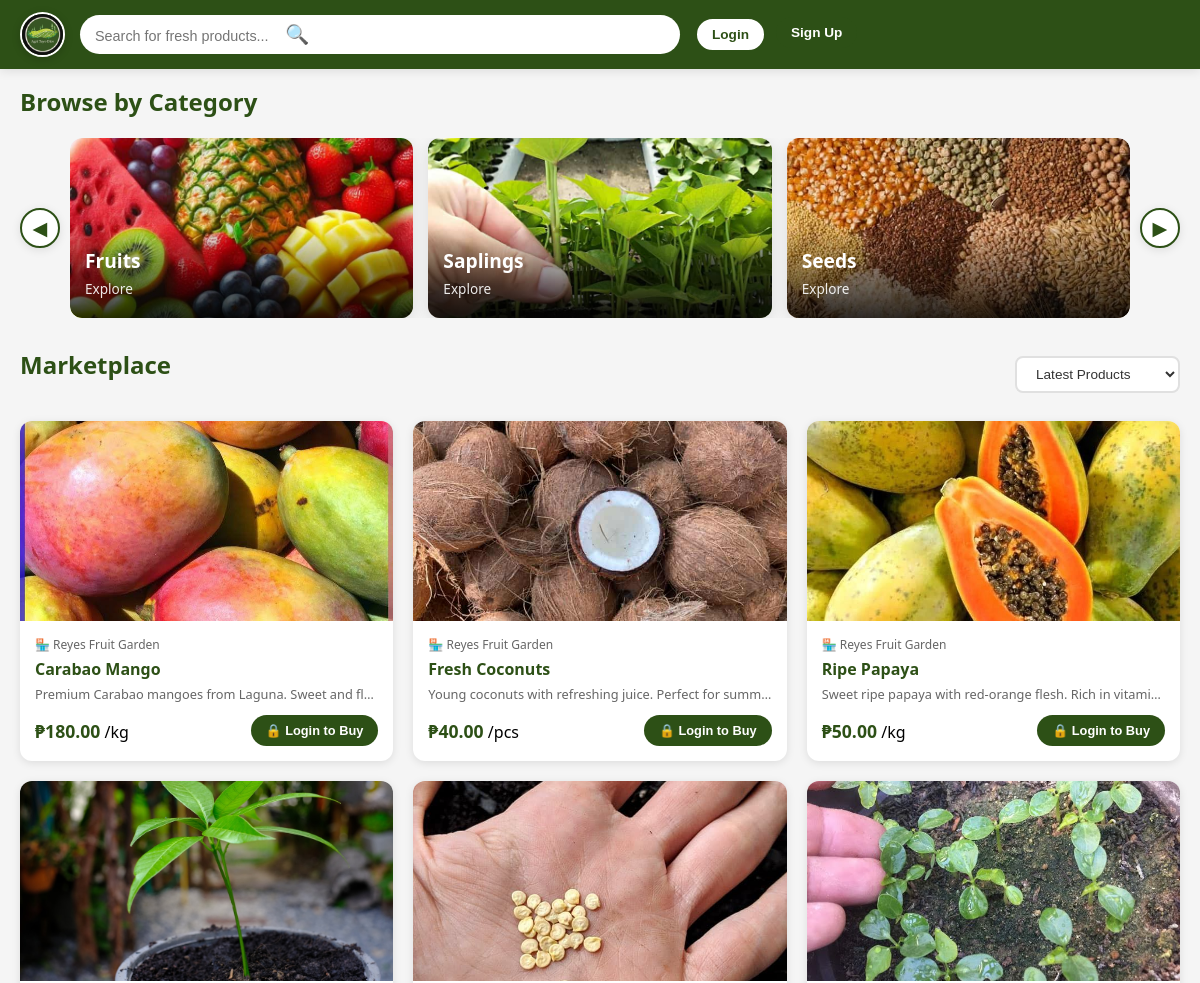
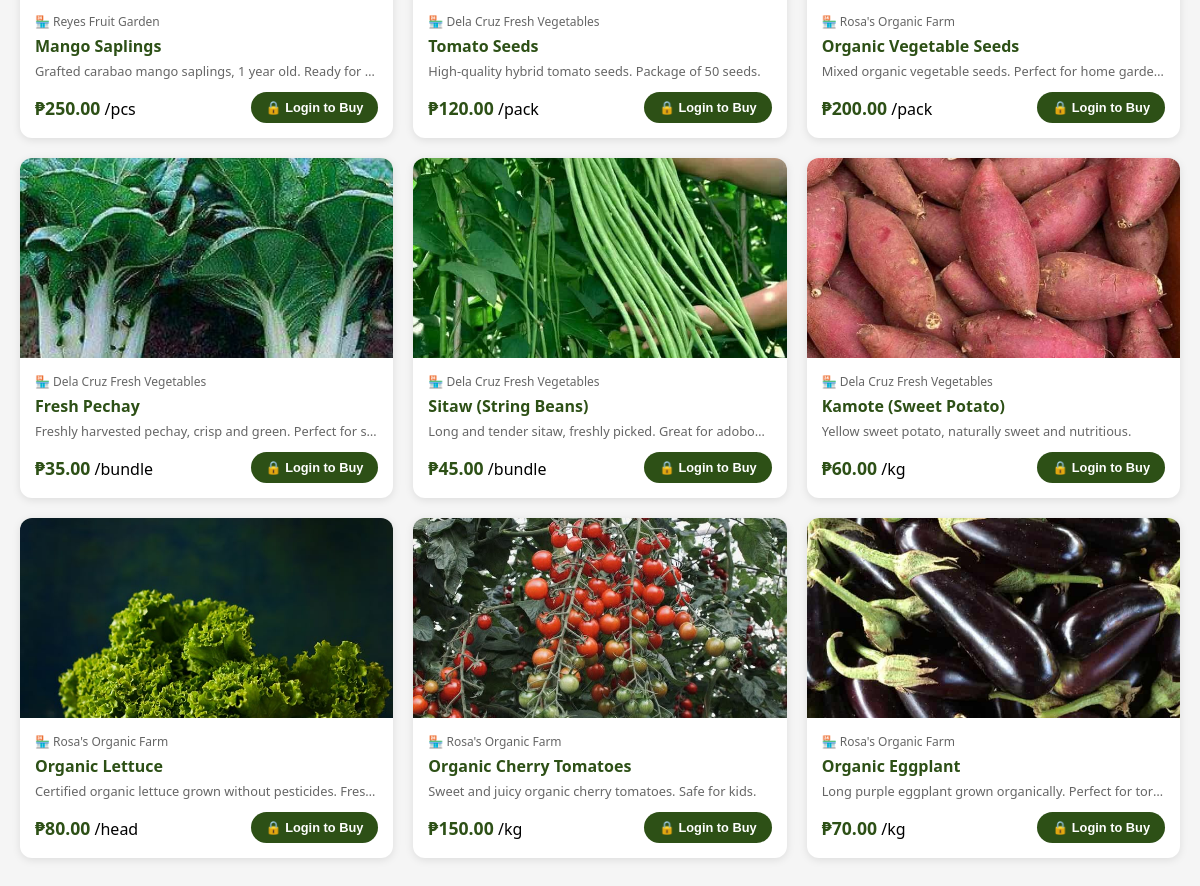
The page /public/marketplace on the database its author committed (2 pictures, top to bottom).
### tables this page shows
CREATE TABLE `categories` (
  `categoryID` int(11) NOT NULL,
  `category` varchar(100) NOT NULL,
  `image_url` varchar(500) DEFAULT NULL
);

CREATE TABLE `products` (
  `productID` int(11) NOT NULL,
  `shopID` int(11) DEFAULT NULL,
  `sellerID` int(11) NOT NULL,
  `categoryID` int(11) NOT NULL,
  `product_name` varchar(100) NOT NULL,
  `description` text DEFAULT NULL,
  `price` decimal(10,2) NOT NULL,
  `stock_quantity` int(11) NOT NULL DEFAULT 0,
  `reserved_quantity` int(11) DEFAULT 0,
  `low_stock_threshold` int(11) DEFAULT 5,
  `unit` varchar(50) DEFAULT NULL,
  `is_available` tinyint(1) DEFAULT 1,
  `created_at` timestamp NOT NULL DEFAULT current_timestamp(),
  `updated_at` timestamp NOT NULL DEFAULT current_timestamp() ON UPDATE current_timestamp()
);

CREATE TABLE `product_images` (
  `imageID` int(11) NOT NULL,
  `productID` int(11) NOT NULL,
  `image_path` varchar(500) NOT NULL,
  `is_main` tinyint(1) DEFAULT 0,
  `image_order` tinyint(1) DEFAULT 1,
  `file_size_kb` int(11) DEFAULT NULL,
  `uploaded_at` timestamp NOT NULL DEFAULT current_timestamp()
);

CREATE TABLE `shops` (
  `shopID` int(11) NOT NULL,
  `sellerID` int(11) NOT NULL,
  `shop_name` varchar(255) NOT NULL,
  `shop_slug` varchar(255) NOT NULL,
  `shop_description` text DEFAULT NULL,
  `shop_logo` varchar(500) DEFAULT NULL,
  `shop_banner` varchar(500) DEFAULT NULL,
  `farm_location` text DEFAULT NULL,
  `business_hours` varchar(255) DEFAULT NULL,
  `contact_number` varchar(20) DEFAULT NULL,
  `rating` decimal(3,2) DEFAULT 0.00,
  `total_products` int(11) DEFAULT 0,
  `total_orders` int(11) DEFAULT 0,
  `total_reviews` int(11) DEFAULT 0,
  `balance` decimal(10,2) DEFAULT 0.00,
  `total_earned` decimal(10,2) DEFAULT 0.00,
  `total_withdrawn` decimal(10,2) DEFAULT 0.00,
  `atm_card_number` varchar(50) DEFAULT NULL,
  `atm_card_issued_at` timestamp NULL DEFAULT NULL,
  `is_verified` tinyint(1) DEFAULT 0,
  `is_active` tinyint(1) DEFAULT 1,
  `created_at` timestamp NOT NULL DEFAULT current_timestamp(),
  `updated_at` timestamp NOT NULL DEFAULT current_timestamp() ON UPDATE current_timestamp()
);

### app/models/Category.php (called while the page is built, shortened)
<?php
class Category
{
    private $conn;
    private $table = 'categories';
    public function __construct()
    {
        $database = new Database();
        $this->conn = $database->connect();
    }
    public function getAllCategories()
    {
        $query = "SELECT * FROM {$this->table} ORDER BY category ASC";
        $stmt = $this->conn->query($query);
        return $stmt->fetchAll(PDO::FETCH_ASSOC);
    }
}

### config/database.php (called while the page is built)
<?php
class Database
{
    private $host = "localhost";
    private $user = "root";
    private $pass = "";
    private $dbname = "agri_db";
    private $conn;
    public function connect()
    {
        if ($this->conn === null) {
            try {
                $dsn = "mysql:host={$this->host};dbname={$this->dbname};charset=utf8mb4";
                $this->conn = new PDO($dsn, $this->user, $this->pass);
                $this->conn->setAttribute(PDO::ATTR_ERRMODE, PDO::ERRMODE_EXCEPTION);
            } catch (PDOException $e) {
                die("Database Error: " . $e->getMessage());
            }
        }
        return $this->conn;
    }
}

### app/models/Product.php (called while the page is built, shortened)
<?php
require_once __DIR__ . '/../../config/database.php';
class Product
{
    private $conn;
    private $table = 'products';
    private $imagesTable = 'product_images';
    public function __construct()
    {
        $database = new Database();
        $this->conn = $database->connect();
    }
    public function getAllProducts($filters = [], $limit = 20, $offset = 0)
    {
        $query = "SELECT p.*,
                        c.category,
                        s.shop_name, s.shop_slug,
                        pi.image_path as main_image,
                        (p.stock_quantity - p.reserved_quantity) as available_stock
                FROM {$this->table} p
                JOIN categories c ON p.categoryID = c.categoryID
                JOIN shops s ON p.shopID = s.shopID
                LEFT JOIN {$this->imagesTable} pi ON p.productID = pi.productID AND pi.is_main = 1
                WHERE p.is_available = 1";
        $params = [];
        if (!empty($filters['in_stock'])) {
            $query .= " AND (p.stock_quantity - p.reserved_quantity) > 0";
        }
        $sortOptions = [
            'newest' => 'p.created_at DESC',
            'price_low' => 'p.price ASC',
            'price_high' => 'p.price DESC',
            'name' => 'p.product_name ASC'
        ];
        $sortBy = $filters['sort'] ?? 'newest';
        $query .= " ORDER BY " . ($sortOptions[$sortBy] ?? $sortOptions['newest']);
        $query .= " LIMIT ? OFFSET ?";
        $stmt = $this->conn->prepare($query);
        $stmt->bindValue(count($params) + 1, $limit, PDO::PARAM_INT);
        $stmt->bindValue(count($params) + 2, $offset, PDO::PARAM_INT);
        $stmt->execute();
        return $stmt->fetchAll(PDO::FETCH_ASSOC);
    }
}
?>

### app/views/marketplace/marketplace.php (the view, shortened to what this page needs)
<?php
require_once __DIR__ . '/../../../config/config.php';
require_once __DIR__ . '/../../../config/database.php';
require_once __DIR__ . '/../../models/Product.php';
require_once __DIR__ . '/../../models/Category.php';
$isLoggedIn = isset($_SESSION['logged_in']) && $_SESSION['logged_in'];
$productModel = new Product();
$categoryModel = new Category();
$filters = [
    'search' => $_GET['search'] ?? null,
    'categoryID' => $_GET['category'] ?? null,
    'min_price' => $_GET['min_price'] ?? null,
    'max_price' => $_GET['max_price'] ?? null,
    'in_stock' => true,
    'sort' => $_GET['sort'] ?? 'newest'
];
$filters = array_filter($filters, function($value) {
    return $value !== null && $value !== '';
});
$limit = 20;
$page = isset($_GET['page']) ? max(1, (int)$_GET['page']) : 1;
$offset = ($page - 1) * $limit;
try {
    $products = $productModel->getAllProducts($filters, $limit, $offset);
    $categories = $categoryModel->getAllCategories();
} catch (Exception $e) {
    error_log("❌ Marketplace error: " . $e->getMessage());
    $products = [];
    $categories = [];
}
$pageTitle = 'Marketplace';
?>
<!DOCTYPE html>
<html lang="en">
<head>
    <link rel="stylesheet" href="<?php echo BASE_URL; ?>css/responsive.css">
    <link rel="stylesheet" href="<?php echo BASE_URL; ?>css/marketplace/marketplace.css">
</head>
<body>
    <?php if ($isLoggedIn): ?>
        <?php include __DIR__ . '/topmarketnav.php'; ?>
    <?php else: ?>
        <nav class="top-navbar">
            <div class="logo-wrapper">
                <img src="<?php echo BASE_URL; ?>images/logo.jpg" alt="Agri Tayo Rito Logo">
            </div>
            <div class="search-container">
                <form method="GET" action="<?php echo BASE_URL; ?>marketplace" id="searchForm">
                    <input type="text"
                           name="search"
                           placeholder="Search for fresh products..."
                           class="search-input"
                           id="searchInput"
                           value="<?php echo htmlspecialchars($filters['search'] ?? ''); ?>">
                    <button type="submit" class="search-btn" title="Search">🔍</button>
                </form>
            </div>
            <div class="navbar-actions">
                <a href="<?php echo BASE_URL; ?>auth/login">
                    <button class="nav-btn" style="border: 2px solid #2d5016; color: #2d5016;">
                        Login
                    </button>
                </a>
                <a href="<?php echo BASE_URL; ?>auth/register">
                    <button class="nav-btn" style="background: #2d5016; color: white;">
                        Sign Up
                    </button>
                </a>
            </div>
        </nav>
    <?php endif; ?>
    <main class="main-content">
        <section class="featured-section">
            <h2 class="section-title">Browse by Category</h2>
            <?php if (!empty($categories)): ?>
                <div class="category-slider">
                    <button class="slider-arrow prev-arrow" onclick="slideCategories('prev')" aria-label="Previous">◀</button>
                    <div class="category-slider-wrapper">
                        <div class="category-slider-track" id="categoryTrack">
                            <?php foreach ($categories as $cat):
                                $catID = (int)$cat['categoryID'];
                                $catName = htmlspecialchars($cat['category']);
                                $catImage = !empty($cat['image_url'])
                                    ? BASE_URL . ltrim($cat['image_url'], '/')
                                    : BASE_URL . 'images/all-products.jpg';
                                $isActive = !empty($filters['categoryID']) && $filters['categoryID'] == $catID;
                            ?>
                                <div class="category-card <?php echo $isActive ? 'active' : ''; ?>"
                                     onclick="filterByCategory(<?php echo $catID; ?>)">
                                    <div class="category-image">
                                        <img src="<?php echo $catImage; ?>"
                                             alt="<?php echo $catName; ?>"
                                             onerror="this.src='<?php echo BASE_URL; ?>images/all-products.jpg'">
                                    </div>
                                    <div class="category-overlay">
                                        <h3 class="category-name"><?php echo $catName; ?></h3>
                                        <p class="category-count">Explore</p>
                                    </div>
                                </div>
                            <?php endforeach; ?>
                        </div>
                    </div>
                    <button class="slider-arrow next-arrow" onclick="slideCategories('next')" aria-label="Next">▶</button>
                </div>
            <?php else: ?>
                <div class="no-data-message">
                    <p>📦 No categories available yet. Check back soon!</p>
                </div>
            <?php endif; ?>
        </section>
        <section class="products-section">
            <div class="section-header">
                <div>
                    <h2 class="section-title"><?php echo $pageTitle; ?></h2>
                </div>
                <div class="filter-controls">
                    <form method="GET" action="<?php echo BASE_URL; ?>marketplace" id="sortForm">
                        <select name="sort" class="filter-select" onchange="this.form.submit()">
                            <option value="newest" <?php echo ($filters['sort'] ?? '') === 'newest' ? 'selected' : ''; ?>>
                                Latest Products
                            </option>
                        </select>
                    </form>
                </div>
            </div>
            <div class="products-grid" id="productsGrid">
                <?php if (empty($products)): ?>
                    <div class="no-products">
                        <div class="no-products-icon">📦</div>
                        <h3>No Products Found</h3>
                        <?php if (!empty($filters['search'])): ?>
                            <p>We couldn't find any products matching "<strong><?php echo htmlspecialchars($filters['search']); ?></strong>"</p>
                            <a href="<?php echo BASE_URL; ?>marketplace" class="btn-primary">
                                View All Products
                            </a>
                        <?php else: ?>
                            <p>No products available in this category right now.</p>
                        <?php endif; ?>
                    </div>
                <?php else: ?>
                    <?php foreach ($products as $product):
                        $productId = (int)$product['productID'];
                        $productName = htmlspecialchars($product['product_name']);
                        $productDesc = htmlspecialchars(substr($product['description'] ?? 'Fresh from local farms', 0, 80));
                        $productPrice = number_format($product['price'], 2);
                        $productUnit = htmlspecialchars($product['unit']);
                        $mainImage = !empty($product['main_image'])
                            ? BASE_URL . ltrim($product['main_image'], '/')
                            : BASE_URL . 'images/placeholder.jpg';
                        $shopName = htmlspecialchars($product['shop_name'] ?? 'Local Farm');
                        $shopSlug = $product['shop_slug'] ?? '';
                    ?>
                        <div class="product-card"
                             data-product-id="<?php echo $productId; ?>"
                             onclick="viewProduct(<?php echo $productId; ?>)">
                            <div class="product-image">
                                <img src="<?php echo $mainImage; ?>"
                                     alt="<?php echo $productName; ?>"
                                     loading="lazy"
                                     onerror="this.src='<?php echo BASE_URL; ?>images/placeholder.jpg'">
                            </div>
                            <div class="product-info">
                                <div class="product-shop">
                                    <?php if (!empty($shopSlug)): ?>
                                        <a href="<?php echo BASE_URL; ?>marketplace/shop/<?php echo $shopSlug; ?>"
                                           onclick="event.stopPropagation();"
                                           class="shop-link">
                                            🏪 <?php echo $shopName; ?>
                                        </a>
                                    <?php else: ?>
                                        🏪 <?php echo $shopName; ?>
                                    <?php endif; ?>
                                </div>
                                <h3 class="product-name" title="<?php echo $productName; ?>">
                                    <?php echo $productName; ?>
                                </h3>
                                <p class="product-description">
                                    <?php echo $productDesc; ?>
                                </p>
                                <div class="product-footer">
                                    <div class="product-price-section">
                                        <span class="product-price">₱<?php echo $productPrice; ?></span>
                                        <span class="product-unit">/<?php echo $productUnit; ?></span>
                                    </div>
                                    <?php if (!$isLoggedIn): ?>
                                        <button class="add-to-cart-btn" onclick="promptLogin(event)">
                                            🔒 Login to Buy
                                        </button>
                                    <?php endif; ?>
                                </div>
                            </div>
                        </div>
                    <?php endforeach; ?>
                <?php endif; ?>
            </div>
        </section>
    </main>
</body>
</html>

### rows shown on the page
categories: image_url (picture), category "Fruits"
categories: image_url (picture), category "Saplings"
categories: image_url (picture), category "Seeds"
products: product_images.image_path (picture), shopID.shop_name "Reyes Fruit Garden", product_name "Carabao Mango", description "Premium Carabao mangoes from Laguna. Sweet and fl…", price "180.00", unit "kg"
products: product_images.image_path (picture), shopID.shop_name "Reyes Fruit Garden", product_name "Fresh Coconuts", description "Young coconuts with refreshing juice. Perfect for sum…", price "40.00", unit "pcs"
products: product_images.image_path (picture), shopID.shop_name "Reyes Fruit Garden", product_name "Ripe Papaya", description "Sweet ripe papaya with red-orange flesh. Rich in vitami…", price "50.00", unit "kg"
products: product_images.image_path (picture), shopID.shop_name "Reyes Fruit Garden", product_name "Mango Saplings", description "Grafted carabao mango saplings, 1 year old. Ready for…", price "250.00", unit "pcs"
products: product_images.image_path (picture), shopID.shop_name "Dela Cruz Fresh Vegetables", product_name "Tomato Seeds", description "High-quality hybrid tomato seeds. Package of 50 seeds.", price "120.00", unit "pack"
products: product_images.image_path (picture), shopID.shop_name "Rosa's Organic Farm", product_name "Organic Vegetable Seeds", description "Mixed organic vegetable seeds. Perfect for home garde…", price "200.00", unit "pack"
products: product_images.image_path (picture), shopID.shop_name "Dela Cruz Fresh Vegetables", product_name "Fresh Pechay", description "Freshly harvested pechay, crisp and green. Perfect for s…", price "35.00", unit "bundle"
products: product_images.image_path (picture), shopID.shop_name "Dela Cruz Fresh Vegetables", product_name "Sitaw (String Beans)", description "Long and tender sitaw, freshly picked. Great for adobo…", price "45.00", unit "bundle"
products: product_images.image_path (picture), shopID.shop_name "Dela Cruz Fresh Vegetables", product_name "Kamote (Sweet Potato)", description "Yellow sweet potato, naturally sweet and nutritious.", price "60.00", unit "kg"
products: product_images.image_path (picture), shopID.shop_name "Rosa's Organic Farm", product_name "Organic Lettuce", description "Certified organic lettuce grown without pesticides. Fres…", price "80.00", unit "head"
products: product_images.image_path (picture), shopID.shop_name "Rosa's Organic Farm", product_name "Organic Cherry Tomatoes", description "Sweet and juicy organic cherry tomatoes. Safe for kids.", price "150.00", unit "kg"
products: product_images.image_path (picture), shopID.shop_name "Rosa's Organic Farm", product_name "Organic Eggplant", description "Long purple eggplant grown organically. Perfect for tor…", price "70.00", unit "kg"

### other values the page prints
$pageTitle "Marketplace"
